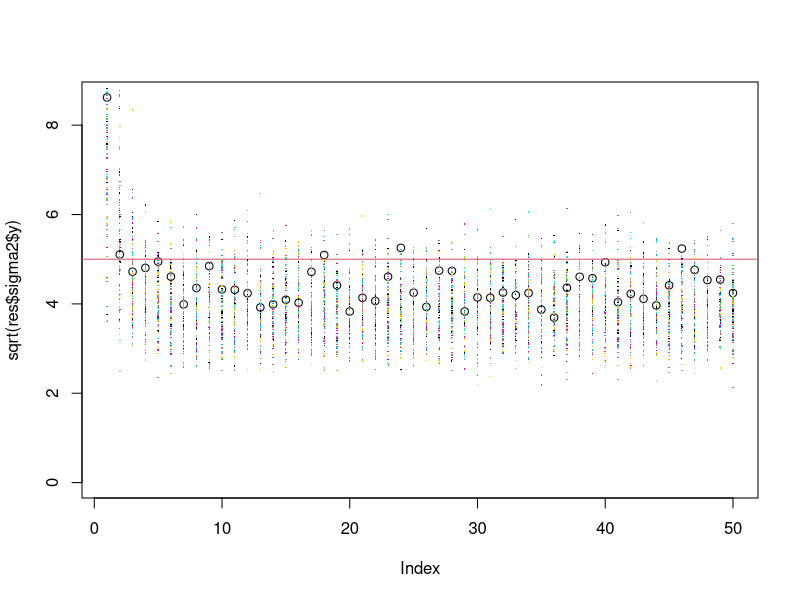
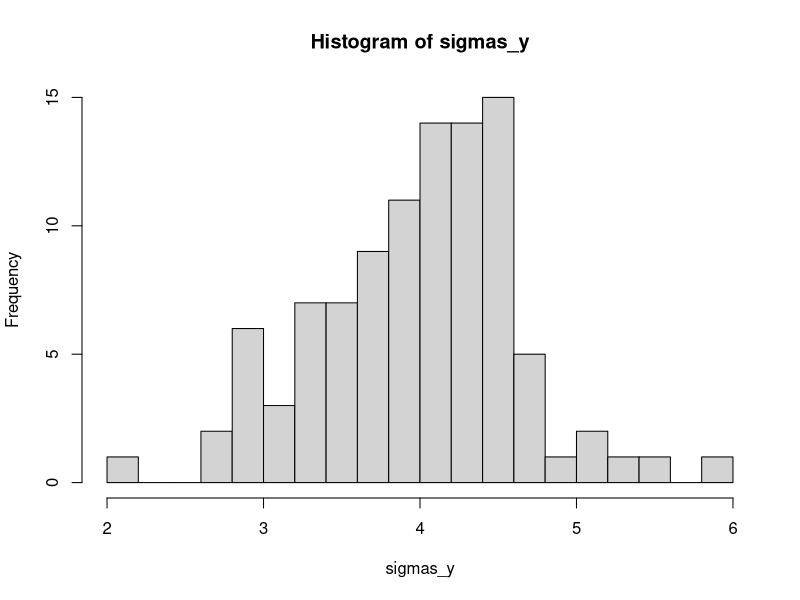

Generate these figures, in order, with R:
doImputationDensity <- function(x,y,maxIter=100,errorMin=1e-4)
{
  test <- T
  iter <- 1
  q <- ncol(y)
  p <- ncol(x)
  sigmays <- NULL
  id_na_x <- which(is.na(x))
  id_na_y <- which(is.na(y))
  id_na_vect <- which(is.na(x),arr.ind = T)
  N_na_x <- length(id_na_x)
  N_na_y <- length(id_na_y)

  ## Initialisation du modèle de régression de y
  theta0 <- list(b=t(t(rnorm(p+1))),var=var(y,na.rm = T))
  errs <- NULL
  y_hypo <- y
  x_hypo <- x
  x_hypo[id_na_x] <- colMeans(x,na.rm = T)[id_na_vect[,2]]

  while(test){
    ## y, equation (7), Imputation step for y
    for(id in 1:N_na_y){
      i <- id_na_y[id]
      x_i <- t(x_hypo[i,,drop=F])
      mu_i <- crossprod(theta0$b,rbind(1,x_i))
      # distri_y[,id] <- rnorm(n = 1,mean = mu_i,sd = sqrt(theta0$var))
      y_hypo[id_na_y[id]] <- rnorm(n = 1,mean = mu_i,sd = sqrt(theta0$var))
    }

    ## xi paramètre de régression , equation (5), Posterior step for x parameter
    y_m <- y
    y_m[id_na_y] <- y_hypo[id_na_y]
    y_m <- cbind(1,y_m)
    b_x <- solve(crossprod(y_m))%*%crossprod(y_m,x_hypo)
    residuals <- x_hypo-y_m%*%b_x
    sigma_x <- apply(residuals,2,var)
    xi <- list(b=b_x,var=sigma_x)

    ## x, equation (6)
    # distri_x <- matrix(NA,1,N_na_x)
    for(id in 1:N_na_x){
      i_j <- id_na_vect[id,]
      i <- i_j[1]
      j <- i_j[2]
      y_i <- t(y_hypo[i,,drop=F])
      mu_i_j <- t(xi$b[,j,drop=F])%*%rbind(1,y_i)
      x_hypo[id_na_x[id]] <- rnorm(1,mu_i_j,sd = sqrt(xi$var[j]))#distri_x[,id]
    }
    # x_hypo[id_na_x] <- colMeans(distri_x)

    ## theta, equation (4)
    x_m <- x
    d_m <- x_hypo[id_na_x]#distri_x[m,]
    for(id in 1:N_na_x){
      i_j <- id_na_vect[id,]
      i <- i_j[1]
      j <- i_j[2]
      x_m[i,j] <- d_m[id]
    }
    x_m <- cbind(1,x_m)
    b_y <- solve(crossprod(x_m))%*%crossprod(x_m,y_hypo)
    residuals <- y_hypo-x_m%*%b_y
    sigma_y <- var(residuals)

    theta <- list(b=b_y,var=sigma_y)
    sigmays <- c(sigmays,sigma_y)
    # ide0 <- ide
    theta0 <- theta

    if(iter==maxIter) test <- F
    iter <- iter + 1
  }
  out <- list(x=x_hypo,y=y_hypo,
              b=list(x_knowd_y =b_x,y_knowd_x =b_y),
              sigma2=list(x=sigma_x,y=sigmays))
  out
}



errMin <- 1e-6
sdX <- 3
p <- 10
n <- 50
M <- 100
x = x_init <- matrix(rnorm(n*p),n,p)
sdY_th <- 5
y = y_init <- x[,1,drop=F]*20 + 10 + rnorm(n,sd = sdY_th)
p2 <- 3
xp <- x[,p]
x[,(p-p2+1):(p)] <- matrix(rep(xp,p2),nrow = n,byrow = F)#+matrix(rnorm(n*p2,sd = 0.5),n,p2)
z_init <- cbind(y_init,x_init)

prop <- 0.1
n_na_x <- ceiling(n*p*prop)
n_na_y <- ceiling(n*prop)
id_i_na_x <- sample(1:(n*p),n_na_x)
id_i_na_y <- sample(1:(n),n_na_y)
x[id_i_na_x] <- NA
y[id_i_na_y] <- NA
x_miss <- rnorm(n_na_x)
x_hypo <- x
x_hypo[id_i_na_x] <- x_miss
y_miss <- rnorm(n_na_y)
y_hypo <- y
y_hypo[id_i_na_y] <- y_miss



res <- doImputationDensity(x,y,maxIter=50,errorMin=1e-4)
plot(sqrt(res$sigma2$y),ylim=c(0,max(c(sqrt(res$sigma2$y),sdY_th))));abline(h=sdY_th,col=2)
sigmas_y <- rep(NA,M)
for(m in 1:M)
{
  idm <- sample(1:n,size = n,replace = T)
  resm <- doImputationDensity(x[idm,,drop=F],y[idm,,drop=F],maxIter=50,errorMin=1e-4)
  points(sqrt(resm$sigma2$y),ylim=c(0,max(c(sqrt(resm$sigma2$y),sdY_th))),col=m,cex=0.2,pch=16)
  sigmas_y[m] <- sqrt(resm$sigma2$y)[length(sqrt(resm$sigma2$y))]
}
hist(sigmas_y,20)

